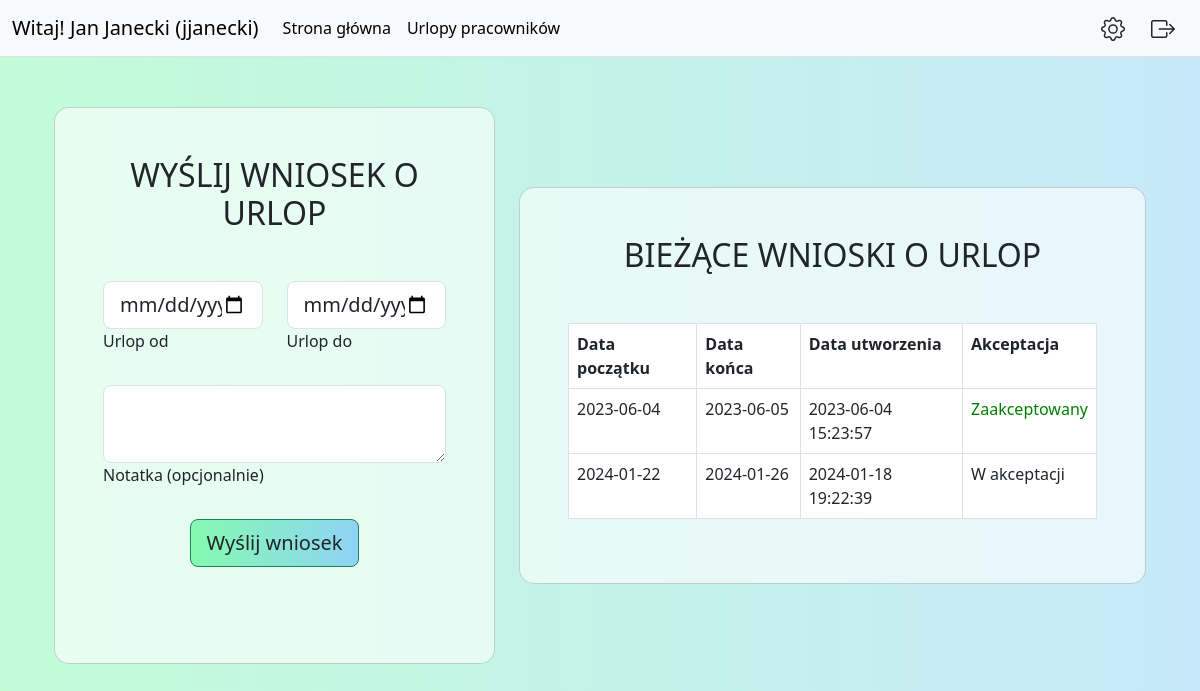
Page /dashboard.php (signed in) on the committed database.
### tables this page shows
CREATE TABLE `vacation` (
  `id` int(11) NOT NULL,
  `user_id` int(11) NOT NULL,
  `created_at` timestamp NOT NULL DEFAULT current_timestamp(),
  `start_date` date NOT NULL,
  `end_date` date NOT NULL,
  `is_accepted` int(11) NOT NULL DEFAULT 0,
  `message` varchar(250) NOT NULL,
  `accepted_by` int(11) DEFAULT NULL
);

### view/view_manager/main.php (the view, shortened to what this page needs)
<div class="container">
    <div class="mask d-flex align-items-center h-100">
        <div class="container h-100">
            <div class="row d-flex justify-content-center align-items-center h-100">
                <div class="col-5" style="padding-top: 50px;">
                    <div class="card" style="border-radius: 15px;">
                        <div class="card-body p-5">
                            <h2 class="text-uppercase text-center mb-5">Wyślij wniosek o urlop</h2>
                            <form method="post" action="./scripts/addvacation.php">
                                <div class="row">
                                    <div class="col-md-6 mb-4 d-flex align-items-center">
                                        <div class="form-outline datepicker w-100">
                                            <input type="date" class="form-control form-control-lg" id="start_date" name="start_date"/>
                                            <label for="start_date" class="form-label">Urlop od</label>
                                        </div>
                                    </div>
                                    <div class="col-md-6 mb-4 d-flex align-items-center">
                                        <div class="form-outline datepicker w-100">
                                            <input type="date" class="form-control form-control-lg" id="end_date" name="end_date"/>
                                            <label for="end_date" class="form-label">Urlop do</label>
                                        </div>
                                    </div>
                                </div>
                                <div class="row">
                                    <div class="col-md-12 mb-8">
                                        <div class="form-outline">
                                            <textarea class="form-control form-control-lg" name="message"></textarea>
                                            <label class="form-label" for="lastNameName">Notatka (opcjonalnie)</label>
                                        </div>
                                    </div>
                                </div>
                                <br/>
                                <div class="d-flex justify-content-center">
                                    <button type="submit"
                                            class="btn btn-success btn-block btn-lg gradient-custom-4 text-body">Wyślij wniosek</button>
                                </div>
                                <br/><br/>
                            </form>
                        </div>
                    </div>
                </div>
                <div class="col-7" style="padding-top: 50px;">
                    <div class="card" style="border-radius: 15px;">
                        <div class="card-body p-5">
                            <h2 class="text-uppercase text-center mb-5">Bieżące wnioski o urlop</h2>
                            <?php
                            $queryVacation=$con->prepare('select start_date, end_date, created_at, is_accepted from vacation where user_id=:userid');
                            $queryVacation->bindParam('userid',$_SESSION['login']['userID'],PDO::PARAM_INT);
                            $queryVacation->execute();
                            $vacation=$queryVacation->fetchAll(PDO::FETCH_ASSOC);
                            $rowCount=$queryVacation->rowCount();
                            echo '<table class="table table-bordered">';
                            echo '<tr> <th>Data początku</th> <th>Data końca</th> <th>Data utworzenia</th> <th>Akceptacja</th></tr>';
                            for($i=0; $i<=($rowCount-1); $i++){
                                echo '<tr>';
                                echo '<td>'.$vacation[$i]['start_date'].'</td>';
                                echo '<td>'.$vacation[$i]['end_date'].'</td>';
                                echo '<td>'.$vacation[$i]['created_at'].'</td>';
                                if($vacation[$i]['is_accepted']==1){
                                    echo '<td><a style="color:green;">Zaakceptowany</a></td>';
                                }else{
                                    echo '<td>W akceptacji</td>';
                                }
                                echo '</tr>';
                            }
                            echo '</table>';
                            ?>
                        </div>
                    </div>
                </div>
            </div>
        </div>
    </div>
</div>

### style/css/style.css (style rules this page uses)
body { background: #84fab0; background: -webkit-linear-gradient(to right, rgba(132, 250, 176, 0.5), rgba(143, 211, 244, 0.5)); background: linear-gradient(to right, rgba(132, 250, 176, 0.5), rgba(143, 211, 244, 0.5)); }
.gradient-custom-4 { background: #84fab0; background: -webkit-linear-gradient(to right, rgba(132, 250, 176, 1), rgba(143, 211, 244, 1)); background: linear-gradient(to right, rgba(132, 250, 176, 1), rgba(143, 211, 244, 1)) }
.card { --bs-card-bg: rgba(255, 255, 255, 0.6); }
.table { --bs-table-bg: rgba(255, 255, 255, 1); }

### rows in the picture
vacation: start_date "2023-06-04", end_date "2023-06-05", created_at "2023-06-04 15:23:57", is_accepted "Zaakceptowany"
vacation: start_date "2024-01-22", end_date "2024-01-26", created_at "2024-01-18 19:22:39", is_accepted "W akceptacji"

### other values in the picture
$_SESSION['login']['username'] "Jan Janecki"
$_SESSION['login']['login'] "jjanecki"
